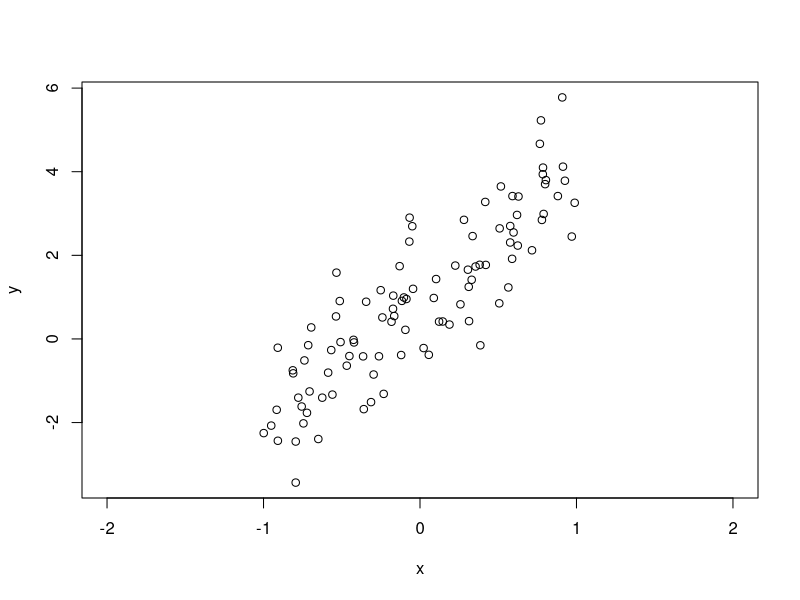
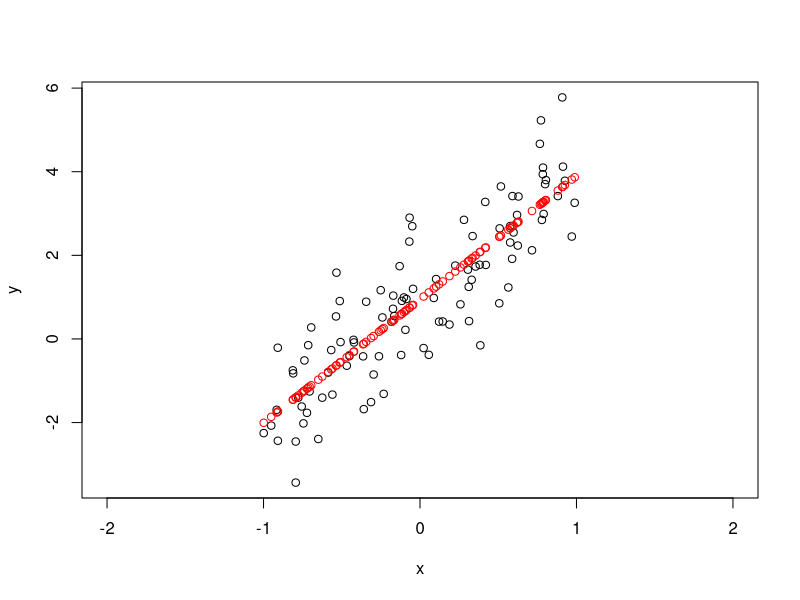

These figures' R source, in order:
set.seed(123)

n = 100

b0 = 1
b1 = 3
sigma = 1

x = runif(n,-1,1)

y = b0 + b1*x + rnorm(n, mean = 0, sd = sigma)

plot(x,y, xlim = c(-2,2))

b1_hat = (sum(x*y) - n*mean(y)*mean(x))/(sum(x^2) - n*mean(x)^2);b1_hat
b0_hat = mean(y) - b1_hat*mean(x);b0_hat
sigma2_hat = mean((y - b0_hat - b1_hat*x)^2);sigma2_hat 
sqrt(sigma2_hat)

S2_hat = mean((y - b0_hat - b1_hat*x)^2) * n /(n-2);S2_hat
sqrt(S2_hat)

y_hat = b0_hat + b1_hat*x
plot(x,y, xlim = c(-2,2))
points(x, y_hat, col = "red", add = T)

SCR = sum((y_hat - mean(y))^2);SCR
SCE = sum((y - y_hat)^2);SCE

ml = lm(y ~ x);summary(ml)
